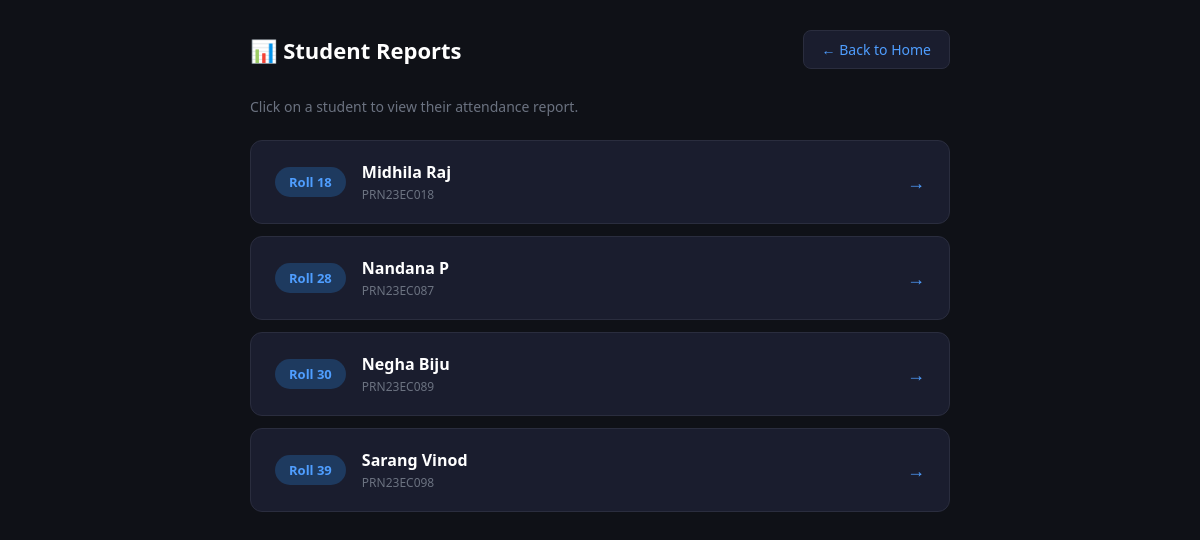
Page /reports on the committed database.
### tables this page shows
CREATE TABLE students (
            roll_no      INTEGER PRIMARY KEY,
            student_id   TEXT NOT NULL UNIQUE,
            student_name TEXT NOT NULL
        );

### app2.py (the view)
@app.route("/reports")
def reports():
    from database2 import get_all_students
    students = get_all_students()
    subjects = get_subjects()
    return render_template("reports2.html", students=students, subjects=subjects)

### database2.py (called while the page is built)
def get_connection():
    conn = sqlite3.connect(DATABASE_FILE)
    conn.row_factory = sqlite3.Row
    return conn

def get_all_students():
    conn = get_connection()
    students = conn.execute("SELECT * FROM students ORDER BY roll_no").fetchall()
    conn.close()
    return students

def get_subjects():
    conn = get_connection()
    subjects = conn.execute("SELECT DISTINCT subject FROM teachers").fetchall()
    conn.close()
    return [row["subject"] for row in subjects]

### templates/Reports2.html (shortened to what this page needs)
<!DOCTYPE html>
<html lang="en">
<head>
</head>
<body>
<div class="container">
    <header>
        <h1>📊 Student Reports</h1>
        <a href="/" class="back-btn">← Back to Home</a>
    </header>
    <p class="subtitle">Click on a student to view their attendance report.</p>
    {% if students %}
        {% for s in students %}
        <a href="/student_report/{{ s.student_id }}" class="student-card">
            <div class="student-info">
                <span class="roll-badge">Roll {{ s.roll_no }}</span>
                <div>
                    <div class="student-name">{{ s.student_name }}</div>
                    <div class="student-id">{{ s.student_id }}</div>
                </div>
            </div>
            <span class="arrow">→</span>
        </a>
        {% endfor %}
    {% else %}
        <div class="empty">
            <div style="font-size:48px">📭</div>
            <p style="margin-top:12px">No students found in the system.</p>
        </div>
    {% endif %}
</div>
</body>
</html>

### templates/Reports2.html (style rules this page uses)
* { margin: 0; padding: 0; box-sizing: border-box; }
body { font-family: 'Segoe UI', sans-serif; background: #0f1117; color: #ffffff; min-height: 100vh; padding: 30px 20px; }
.container { max-width: 700px; margin: 0 auto; }
header { display: flex; justify-content: space-between; align-items: center; margin-bottom: 28px; }
header h1 { font-size: 22px; font-weight: 700; }
.back-btn { background: #1a1d2e; color: #4f9eff; border: 1px solid #2a2d3e; padding: 9px 18px; border-radius: 8px; font-size: 14px; text-decoration: none; font-weight: 500; }
.subtitle { color: #6b7280; font-size: 14px; margin-bottom: 24px; }
.student-card { background: #1a1d2e; border: 1px solid #2a2d3e; border-radius: 12px; padding: 20px 24px; margin-bottom: 12px; display: flex; justify-content: space-between; align-items: center; text-decoration: none; color: white; transition: border-color 0.2s, background 0.2s; }
.student-info { display: flex; align-items: center; gap: 16px; }
.roll-badge { background: #1e3a5f; color: #4f9eff; padding: 6px 14px; border-radius: 20px; font-size: 13px; font-weight: 700; }
.student-name { font-size: 16px; font-weight: 600; }
.student-id { font-size: 12px; color: #6b7280; margin-top: 3px; }
.arrow { color: #4f9eff; font-size: 18px; }

### rows in the picture
students: roll_no "18", student_name "Midhila Raj", student_id "PRN23EC018"
students: roll_no "28", student_name "Nandana P", student_id "PRN23EC087"
students: roll_no "30", student_name "Negha Biju", student_id "PRN23EC089"
students: roll_no "39", student_name "Sarang Vinod", student_id "PRN23EC098"
